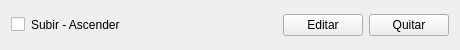
<?xml version="1.0" encoding="UTF-8"?>
<ui version="4.0">
 <class>Task</class>
 <widget class="QWidget" name="Task">
  <property name="geometry">
   <rect>
    <x>0</x>
    <y>0</y>
    <width>460</width>
    <height>50</height>
   </rect>
  </property>
  <property name="windowTitle">
   <string>Task</string>
  </property>
  <layout class="QHBoxLayout" name="horizontalLayout">
   <item>
    <widget class="QCheckBox" name="checkbox">
     <property name="text">
      <string/>
     </property>
     <property name="checked">
      <bool>false</bool>
     </property>
    </widget>
   </item>
   <item>
    <widget class="QLabel" name="Mitext">
     <property name="sizePolicy">
      <sizepolicy hsizetype="Expanding" vsizetype="Preferred">
       <horstretch>0</horstretch>
       <verstretch>0</verstretch>
      </sizepolicy>
     </property>
     <property name="text">
      <string>Subir - Ascender</string>
     </property>
    </widget>
   </item>
   <item>
    <widget class="QPushButton" name="editButton">
     <property name="text">
      <string>Editar</string>
     </property>
    </widget>
   </item>
   <item>
    <widget class="QPushButton" name="removeButton">
     <property name="text">
      <string>Quitar</string>
     </property>
    </widget>
   </item>
  </layout>
 </widget>
 <resources/>
 <connections/>
</ui>
